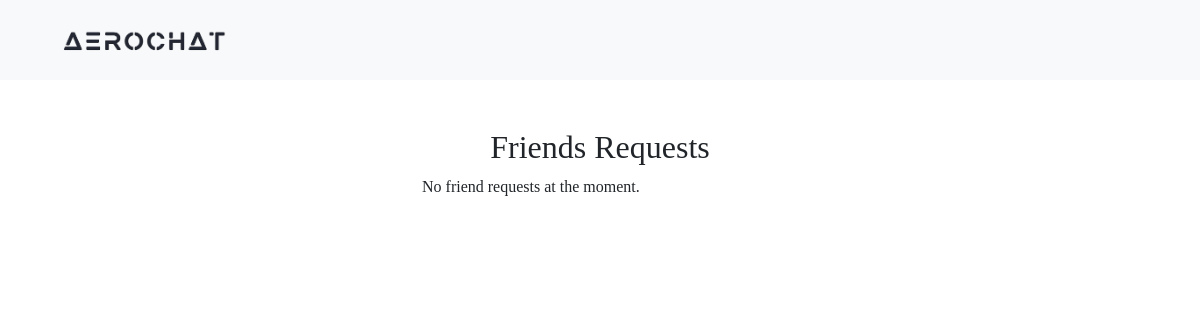
Before: /requests/ (signed in) with the older database file.
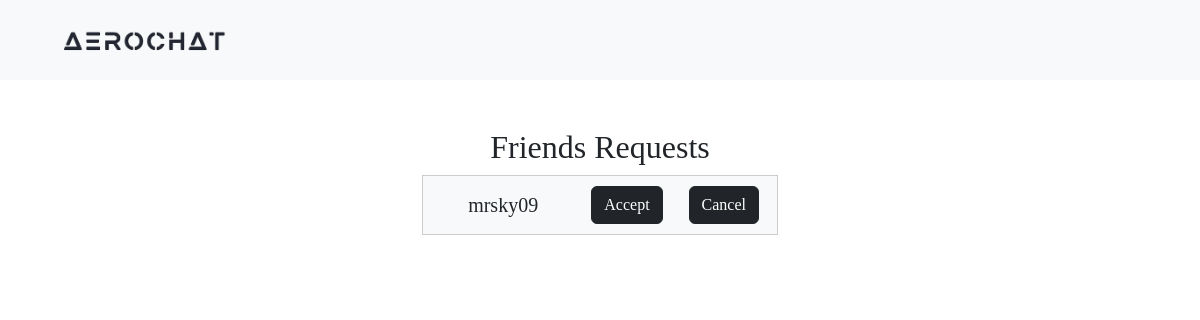
After: the same page with the newer database file.
### AeroApp/models.py (models this page shows)
class FriendRequest(models.Model):
    from_user = models.ForeignKey(User, related_name='sent_friend_requests', on_delete=models.CASCADE)
    to_user = models.ForeignKey(User, related_name='received_friend_requests', on_delete=models.CASCADE)
    created_at = models.DateTimeField(auto_now_add=True)

class User(AbstractUser):
    full_name = models.CharField(max_length=50)
    otp = models.CharField(max_length=10, blank=True, null=True)
    Bio = models.CharField(max_length=300, null=True)

### AeroApp/views.py (the view)
# urls.py: path('requests/', views.PandingRequest , name='requests'),
@login_required
def PandingRequest(request):
    friend_requests = FriendRequest.objects.filter(to_user=request.user)
    friend_requests_dict = {'friend_requests': list(friend_requests)}
    return render(request, 'pending_request.html', friend_requests_dict)

### AeroApp/templates/pending_request.html (shortened to what this page needs)
<!DOCTYPE html>
<html lang="en">
{% load static %}
<head>
  <link href="https://cdn.jsdelivr.net/npm/bootstrap@5.3.0-alpha1/dist/css/bootstrap.min.css" rel="stylesheet">
</head>
<body>
<nav class="navbar navbar-expand-lg navbar-light">
    <div class="container">
        <a class="navbar-brand" href="{% url 'home' %}">
            <img src="{% static 'logo.png' %}" alt="logo of AeroChat" class="logo-img">
        </a>
    </div>
</nav>
<div class="container mt-5">
  <div class="row justify-content-center">
      <div class="col-md-4">
          <div class="logo-container">
              <h2>Friends Requests</h2>
          </div>
          {% if friend_requests %}
              {% for request in friend_requests %}
                  <div class="user-box">
                      <span>{{ request.from_user.username }}</span>
                      <form method="post" action="{% url 'accept-friend-request' request.id %}" >
                        <button type="submit" class="btn btn-dark mx-2">Accept</button>
                      </form>
                      <form method="post" action="{% url 'reject-friend-request' request.id %}" >
                        <button type="submit" class="btn btn-dark mx-2">Cancel</button>
                      </form>
                  </div>
              {% endfor %}
          {% else %}
          <p>No friend requests at the moment.</p>
          {% endif %}
      </div>
  </div>
</div>
</body>
</html>

Changed rows visible on the page:
added FriendRequest: from_user.username "mrsky09"
Other visible differences:
text no longer shown: "No friend requests at the moment."
